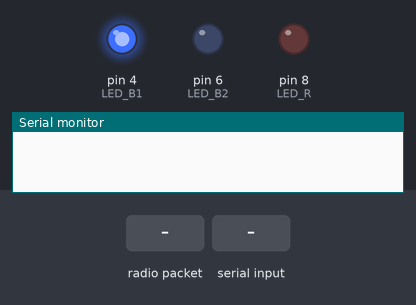
A sketch run on a simulated Arduino Uno, built with avr-gcc and run on an emulated ATmega328P. Shown: output pins drawn as LEDs (lit = HIGH), the last lines printed to the serial monitor. The inputs (shaded band) are chosen by the test bench. No radio packets arrive unless stated.

Above: at 0.01 s.
At 1.5 s:
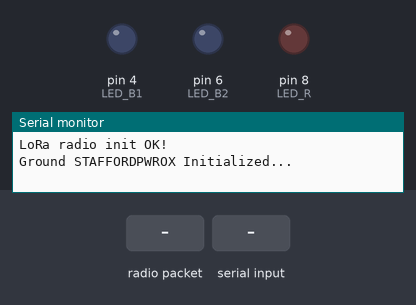
1.6 s: radio packet "1" arrives
3.1 s: "1\n" received over Serial
Timing chart, 0 to 6.1 s (numbered marks = the images above; inputs shaded):
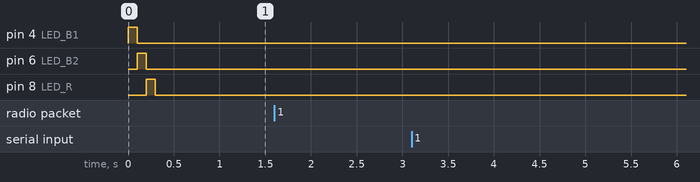

The sketch:

GSIntegratedExercises.ino
```cpp
#include <SPI.h>
#include <LoRa.h>

#define RFM95_INT 2
#define RFM95_RST 9
#define RFM95_CS 10
#define LED_B1 4
#define LED_B2 6
#define LED_R 8

String secretKey = "STAFFORDPWROX";
String inputmsg;

uint8_t GSconnected = 0;

void setup() {
  Serial.begin(9600);

  pinMode(LED_B1, OUTPUT);
  pinMode(LED_B2, OUTPUT);
  pinMode(LED_R, OUTPUT);

  // Fancy startup LED sequence
  digitalWrite(LED_B1, HIGH); delay(100); digitalWrite(LED_B1, LOW);
  digitalWrite(LED_B2, HIGH); delay(100); digitalWrite(LED_B2, LOW);
  digitalWrite(LED_R, HIGH);  delay(100); digitalWrite(LED_R, LOW);

  setupLora();

  Serial.print("Ground ");
  Serial.print(secretKey);
  Serial.println(" Initialized...");
}

void loop() {
  // Listen for you typing commands in the PC Serial Monitor
  if (Serial.available()) {
    inputmsg = secretKey;
    inputmsg += Serial.readStringUntil('\n');
    inputmsg.trim();
    inputmsg.toUpperCase(); // Forces commands to uppercase (ALL, IMU, etc)
    transmitLora();
    inputmsg = "";
  }

  // Always be listening to space
  receiveLora();
}

// ---------------------------------------------------------
// OTHER FUNCTIONS
// ---------------------------------------------------------

void setupLora() {
  if (!LoRa.begin(434E6)) { // Ensure this matches your OBC frequency!
    Serial.println("Starting LoRa failed!");
  } else {
    Serial.println("LoRa radio init OK!");
  }
}

void transmitLora() {
  if (inputmsg != "<STATION70>CONN_REQUEST") {
    Serial.print("Sending packet: ");
    Serial.println(inputmsg);
  }

  // Broadcast packet into the void
  LoRa.beginPacket();
  LoRa.print(inputmsg);
  LoRa.endPacket();
}

void receiveLora() {
  int packetSize = LoRa.parsePacket();

  if (packetSize) {
    String LoRaData = "";

    // Read packet from the radio buffer
    while (LoRa.available()) {
      LoRaData = LoRaData + (char)LoRa.read();
    }

    // CHECK 1: Does it contain our Secret Password? (Telemetry data)
    if (LoRaData.substring(0, secretKey.length()) == secretKey) {

      // Strip the password so it looks pretty for the user
      LoRaData.remove(0, secretKey.length());

      Serial.print("Received packet '");
      Serial.print(LoRaData);
      Serial.print("' with RSSI ");
      Serial.println(LoRa.packetRssi());

    }
    // CHECK 2: Does it lack a password? (This means it is raw Camera Data!)
    else {
      // Just print the raw bytes out to the Serial monitor directly
      // This protects your photos from being destroyed by the password checker
      Serial.print(LoRaData);
    }
  }
}

void msgConnected() {
  Serial.println("Receiver <STATION70> connected");
  GSconnected = 1; // Fixed the == typo that existed in your old code!
}
```
